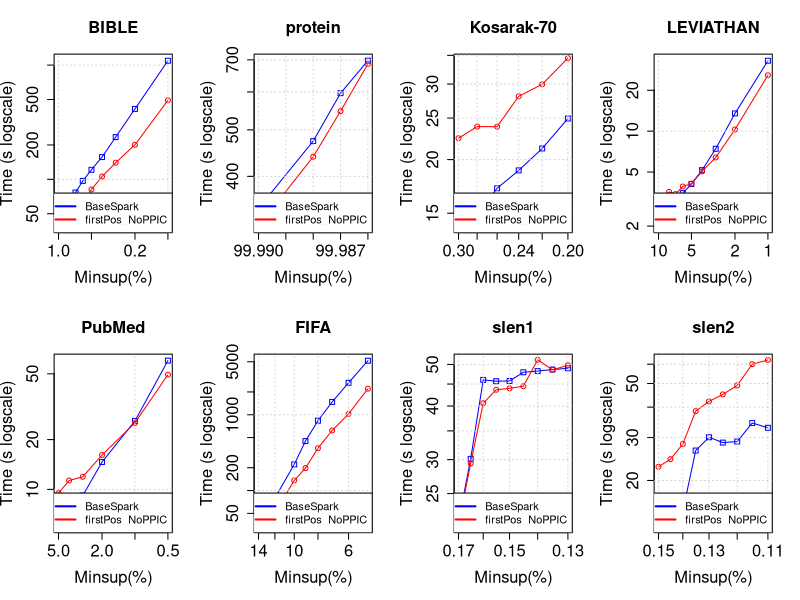

The R source for this figure:
tiff("MmEsLpMiss_firstPos_NoPPIC.png", width=18, height=9, units='in', res=120)
par(mfrow=c(2,4), cex.lab=1.5, cex.axis=1.5, cex.main=1.5, cex.sub=1.5)

#BIBLE
#DATA
x <- c(0.01, 0.009, 0.008, 0.007, 0.006, 0.005, 0.004, 0.003, 0.002, 0.001)*100

zero <- c(52796, 54313, 65238, 76671, 96842, 121262, 156699, 234465, 413217, 1092148)/1000
one <- c(40459, 39825, 43144, 45840, 60062, 81513, 105887, 139940, 200825, 491480)/1000

#PLOT
plot(x, zero, log = "xy", type="o", pch=0, xlab="Minsup(%)",ylab="Time (s logscale)", col="blue", xlim = rev(range(x)), ylim=c(39, 1092))
lines(x, one, col="red", type="o", pch=1)
title(main="BIBLE", cex.lab=1.5, cex.axis=1.5, cex.main=1.5, cex.sub=1.5)
grid()
legend("bottomright", legend=c("BaseSpark", "firstPos_NoPPIC"), lty=c(1,1),lwd=c(2,2), col=c("blue", "red"), cex = 1)

#protein
#DATA
x <- c(0.9999, 0.99988, 0.99987, 0.99986)*100

zero <- c(343017, 473810, 596472, 697465)/1000
one <- c(315017, 439511, 547069, 686244)/1000

#PLOT
plot(x, zero, log = "xy", type="o", pch=0, xlab="Minsup(%)",ylab="Time (s logscale)", col="blue", xlim = rev(range(x)), ylim=c(315, 697))
lines(x, one, col="red", type="o", pch=1)
title(main="protein", cex.lab=1.5, cex.axis=1.5, cex.main=1.5, cex.sub=1.5)
grid()
legend("bottomright", legend=c("BaseSpark", "firstPos_NoPPIC"), lty=c(1,1),lwd=c(2,2), col=c("blue", "red"), cex = 1)

#Kosarak-70
#DATA
x <- c(0.003, 0.0028, 0.0026, 0.0024, 0.0022, 0.002)*100

zero <- c(15474, 14856, 17149, 18875, 21231, 24935)/1000
one <- c(22440, 23879, 23866, 28099, 29961, 34483)/1000

#PLOT
plot(x, zero, log = "xy", type="o", pch=0, xlab="Minsup(%)",ylab="Time (s logscale)", col="blue", xlim = rev(range(x)), ylim=c(14, 34))
lines(x, one, col="red", type="o", pch=1)
title(main="Kosarak-70", cex.lab=1.5, cex.axis=1.5, cex.main=1.5, cex.sub=1.5)
grid()
legend("bottomright", legend=c("BaseSpark", "firstPos_NoPPIC"), lty=c(1,1),lwd=c(2,2), col=c("blue", "red"), cex = 1)

#LEVIATHAN
#DATA
x <- c(0.1, 0.09, 0.08, 0.07, 0.06, 0.05, 0.04, 0.03, 0.02, 0.01)*100

zero <- c(2295, 2312, 2516, 3105, 3496, 4080, 5163, 7414, 13505, 33000)/1000
one <- c(2813, 3250, 3569, 3440, 3912, 4110, 5059, 6398, 10289, 25803)/1000

#PLOT
plot(x, zero, log = "xy", type="o", pch=0, xlab="Minsup(%)",ylab="Time (s logscale)", col="blue", xlim = rev(range(x)), ylim=c(2, 33))
lines(x, one, col="red", type="o", pch=1)
title(main="LEVIATHAN", cex.lab=1.5, cex.axis=1.5, cex.main=1.5, cex.sub=1.5)
grid()
legend("bottomright", legend=c("BaseSpark", "firstPos_NoPPIC"), lty=c(1,1),lwd=c(2,2), col=c("blue", "red"), cex = 1)

#PubMed
#DATA
x <- c(0.05, 0.04, 0.03, 0.02, 0.01, 0.005)*100

zero <- c(6549, 7547, 9177, 14644, 25945, 60113)/1000
one <- c(9488, 11312, 11924, 16140, 25265, 49404)/1000

#PLOT
plot(x, zero, log = "xy", type="o", pch=0, xlab="Minsup(%)",ylab="Time (s logscale)", col="blue", xlim = rev(range(x)), ylim=c(6, 60))
lines(x, one, col="red", type="o", pch=1)
title(main="PubMed", cex.lab=1.5, cex.axis=1.5, cex.main=1.5, cex.sub=1.5)
grid()
legend("bottomright", legend=c("BaseSpark", "firstPos_NoPPIC"), lty=c(1,1),lwd=c(2,2), col=c("blue", "red"), cex = 1)

#FIFA
#DATA
x <- c(0.14, 0.12, 0.1, 0.09, 0.08, 0.07, 0.06, 0.05)*100

zero <- c(34465, 79626, 221550, 449631, 834468, 1476503, 2639619, 5160952)/1000
one <- c(35656, 51383, 136084, 197648, 362176, 620936, 1024881, 2205090)/1000

#PLOT
plot(x, zero, log = "xy", type="o", pch=0, xlab="Minsup(%)",ylab="Time (s logscale)", col="blue", xlim = rev(range(x)), ylim=c(34, 5160))
lines(x, one, col="red", type="o", pch=1)
title(main="FIFA", cex.lab=1.5, cex.axis=1.5, cex.main=1.5, cex.sub=1.5)
grid()
legend("bottomright", legend=c("BaseSpark", "firstPos_NoPPIC"), lty=c(1,1),lwd=c(2,2), col=c("blue", "red"), cex = 1)

#slen1
#DATA
x <- c(0.0017, 0.00165, 0.0016, 0.00155, 0.0015, 0.00145, 0.0014, 0.00135, 0.0013)*100

zero <- c(21433, 30124, 46018, 45696, 45741, 47937, 48250, 48646, 48981)/1000
one <- c(21146, 29399, 40601, 43637, 43973, 44480, 51246, 48576, 49776)/1000

#PLOT
plot(x, zero, log = "xy", type="o", pch=0, xlab="Minsup(%)",ylab="Time (s logscale)", col="blue", xlim = rev(range(x)), ylim=c(21, 51))
lines(x, one, col="red", type="o", pch=1)
title(main="slen1", cex.lab=1.5, cex.axis=1.5, cex.main=1.5, cex.sub=1.5)
grid()
legend("bottomright", legend=c("BaseSpark", "firstPos_NoPPIC"), lty=c(1,1),lwd=c(2,2), col=c("blue", "red"), cex = 1)

#slen2
#DATA
x <- c(0.0015, 0.00145, 0.0014, 0.00135, 0.0013, 0.00125, 0.0012, 0.00115, 0.0011)*100

zero <- c(13258, 14335, 14949, 26537, 30083, 28606, 28885, 34413, 32900)/1000
one <- c(22768, 24454, 28242, 38506, 42214, 45109, 49097, 60011, 62425)/1000

#PLOT
plot(x, zero, log = "xy", type="o", pch=0, xlab="Minsup(%)",ylab="Time (s logscale)", col="blue", xlim = rev(range(x)), ylim=c(13, 62))
lines(x, one, col="red", type="o", pch=1)
title(main="slen2", cex.lab=1.5, cex.axis=1.5, cex.main=1.5, cex.sub=1.5)
grid()
legend("bottomright", legend=c("BaseSpark", "firstPos_NoPPIC"), lty=c(1,1),lwd=c(2,2), col=c("blue", "red"), cex = 1)

dev.off()
